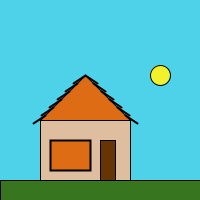
Frame 1 (no input)
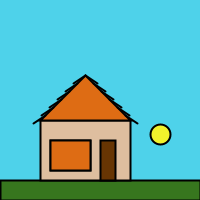
Frame 60 (the mouse pressed at the canvas centre just before this capture)
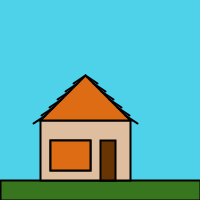
Frame 120 (the mouse held since frame 60 and released just before this capture)

The Processing sketch that drew these frames (run headless with seeded random() and noise(); from frame 60 on, the mouse is pressed at the canvas centre):

// Processing sketch: processing_96707
// ── processing_96707.pde

int x=85;
int y=75;
int dtelhax=12;
int dtelhay=8;
int ptx=8;
int pty=8;
int j=75;
void setup()
{
  size (200, 200);
}
 
void draw() {
  background(78, 210, 234);
 
fill(242, 242, 44);
ellipse(160, j, 20, 20);
j++;
 
if (j==400)
{
  j=0;
   
}
 
  fill (55, 118, 30);
  rect(0, 180, 200, 20);
 
  fill(222, 190, 159);
  rect(40, 120, 90, 60);
 
  fill(218, 245, 236);
  rect (50, 140, 40, 30);
 
  fill(103, 53, 3);
  rect(100, 140, 15, 40);
 
  fill(222, 108, 20);
  triangle(40, 120, 85, 75, 130, 120);
 
  int x=85;
  int y=75;
  int dtelhax=12;
  int dtelhay=8;
  int ptx=8;
  int pty=8;
  int d= mouseX;
  int v= mouseY;
  for (int i=0; i<6; i++)
  {
 
 
    strokeWeight(2);
    line (x, y, x+dtelhax, y+dtelhay);
    x+=ptx;
    y+=pty;
  }
 
  x=85;
  y=75;
  dtelhax=-12;
  dtelhay=8;
  ptx=-8;
  pty=8;
 
  for (int i=0; i<6; i++)
  {
    line (x, y, x+dtelhax, y+dtelhay);
    x+=ptx;
    y+=pty;
  }
  {
  if(d>=100 && v>=140 && d<=120 && v<=180)
   fill(251,255,62);
   rect (50, 140, 40, 30);
 
  }
 
}
